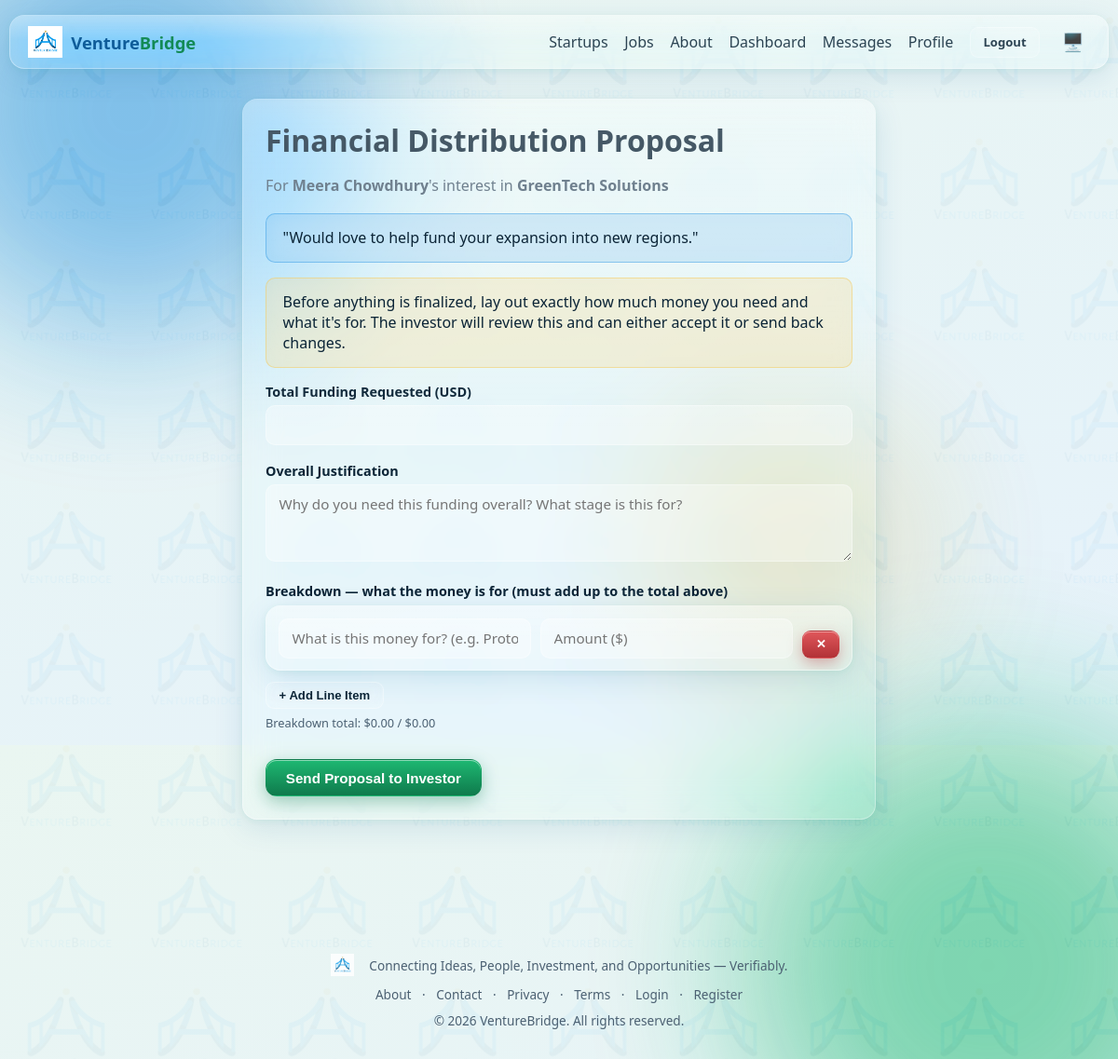
Screenshot of /investment/3/propose (signed in) with the database file from the repository.
### models.py (models this page shows, shortened)
class User(UserMixin, db.Model):
    id = db.Column(db.Integer, primary_key=True)
    full_name = db.Column(db.String(120), nullable=False)
    email = db.Column(db.String(150), unique=True, nullable=False, index=True)
    password_hash = db.Column(db.String(255), nullable=False)
    role = db.Column(db.String(20), nullable=False, index=True)
    is_active_account = db.Column(db.Boolean, default=True, nullable=False)
    created_at = db.Column(db.DateTime, default=datetime.utcnow)
    profile = db.relationship("Profile", backref="user", uselist=False, cascade="all,delete")
    startups = db.relationship("Startup", backref="founder", lazy="dynamic", foreign_keys="Startup.founder_id")
    @property
    def is_active(self):
        return self.is_active_account

class Startup(db.Model):
    id = db.Column(db.Integer, primary_key=True)
    founder_id = db.Column(db.Integer, db.ForeignKey("user.id"), nullable=False)
    name = db.Column(db.String(150), nullable=False, index=True)
    logo = db.Column(db.String(255))
    description = db.Column(db.Text)
    industry = db.Column(db.String(120), index=True)
    stage = db.Column(db.String(30))
    location = db.Column(db.String(120), index=True)
    website = db.Column(db.String(255))
    founded_year = db.Column(db.Integer)
    business_model = db.Column(db.String(255))
    team_size = db.Column(db.Integer)
    is_active = db.Column(db.Boolean, default=True)
    document_status = db.Column(db.String(20), default="pending")
    created_at = db.Column(db.DateTime, default=datetime.utcnow)
    documents = db.relationship("StartupDocument", backref="startup", cascade="all,delete", lazy="dynamic")
    jobs = db.relationship("Job", backref="startup", cascade="all,delete", lazy="dynamic")
    investment_requests = db.relationship("InvestmentRequest", backref="startup", cascade="all,delete", lazy="dynamic")

class InvestmentRequest(db.Model):
    id = db.Column(db.Integer, primary_key=True)
    investor_id = db.Column(db.Integer, db.ForeignKey("user.id"), nullable=False)
    startup_id = db.Column(db.Integer, db.ForeignKey("startup.id"), nullable=False)
    message = db.Column(db.Text, nullable=False)
    status = db.Column(db.String(30), default="pending")
    created_at = db.Column(db.DateTime, default=datetime.utcnow)
    decided_at = db.Column(db.DateTime)
    investor = db.relationship("User", foreign_keys=[investor_id])
    agreement = db.relationship("Agreement", backref="request", uselist=False, cascade="all,delete")
    proposals = db.relationship("FundingProposal", backref="request", cascade="all,delete", lazy="dynamic")

### blueprints/investment.py (the view, shortened to what this page needs)
@bp.route("/<int:req_id>/propose", methods=["GET", "POST"])
@login_required
@roles_required("founder")
def submit_proposal(req_id):
    req = InvestmentRequest.query.get_or_404(req_id)
    if req.startup.founder_id != current_user.id:
        abort(403)
    if req.status not in ("pending", "awaiting_founder_review"):
        flash("This request isn't awaiting a proposal from you right now.", "warning")
        return redirect(url_for("investment.founder_requests"))
    form = FinancialProposalForm()
    return render_template("investment/submit_proposal.html", req=req, form=form)

### forms.py
class FinancialProposalForm(FlaskForm):
    total_amount = FloatField("Total Funding Requested (USD)", validators=[DataRequired(), NumberRange(min=1)])
    notes = TextAreaField("Overall Justification", validators=[DataRequired(), Length(max=3000)],
                           description="Explain the general context for this funding ask.")
    items_json = HiddenField()  # JSON-encoded list of {reason, amount} built client-side

### templates/investment/submit_proposal.html (shortened to what this page needs)
{% extends "base.html" %}
{% block content %}
<div class="glass card-pad animate-in" style="max-width:680px;margin:0 auto;">
  <h1>Financial Distribution Proposal</h1>
  <p class="text-muted">For <strong>{{ req.investor.full_name }}</strong>'s interest in <strong>{{ req.startup.name }}</strong></p>
  <div class="alert alert-info">"{{ req.message }}"</div>
  <div class="alert alert-warning">
    Before anything is finalized, lay out exactly how much money you need and what it's for.
    The investor will review this and can either accept it or send back changes.
  </div>
  <form method="POST" id="proposalForm" novalidate>
    <div class="form-group">{{ form.total_amount.label }} {{ form.total_amount(id="totalAmount", step="0.01") }}</div>
    <div class="form-group">{{ form.notes.label }} {{ form.notes(rows=3, placeholder="Why do you need this funding overall? What stage is this for?") }}</div>
    <label>Breakdown — what the money is for (must add up to the total above)</label>
    <div id="itemRows"></div>
    <button type="button" class="btn btn-outline btn-sm" onclick="addItemRow()">+ Add Line Item</button>
    <p class="form-hint">Breakdown total: $<span id="itemTotal">0.00</span> / $<span id="targetTotal">0.00</span></p>
    <button class="btn btn-green" style="margin-top:1rem;" type="submit">Send Proposal to Investor</button>
  </form>
</div>
{% endblock %}

### static/css/style.css (style rules this page uses)
:root { --radius: 16px; --radius-sm: 10px; --font: "Segoe UI", system-ui, -apple-system, "Helvetica Neue", Arial, sans-serif; --blue-900:#0a2f4d; --blue-700:#0f5c99; --blue-500:#1f8fe0; --blue-300:#7cc4f5; --green-700:#0f7a4c; --green-500:#1eb872; --green-300:#8fe3b8; --gold:#c9a227; --bg-grad-1: var(--blue-500); --bg-grad-2: var(--green-500); --bg-grad-3: var(--gold); --glass-bg: rgba(255,255,255,0.14); --glass-border: rgba(255,255,255,0.35); --glass-shine: rgba(255,255,255,0.55); --text-main:#0b2436; --text-muted:#4b6072; --page-bg-1:#eaf6f1; --page-bg-2:#e5f2fb; }
* { box-sizing:border-box; }
html,body { height:100%; }
body { margin:0; font-family:var(--font); color:var(--text-main); background: linear-gradient(160deg, var(--page-bg-1), var(--page-bg-2)); min-height:100vh; position:relative; overflow-x:hidden; transition: background .3s ease, color .3s ease; }
.glass { position:relative; background: var(--glass-bg); backdrop-filter: blur(18px) saturate(140%); -webkit-backdrop-filter: blur(18px) saturate(140%); border: 1px solid var(--glass-border); border-radius: var(--radius); box-shadow: 0 8px 32px rgba(15,92,153,0.12), 0 2px 8px rgba(30,184,114,0.08); overflow:hidden; }
.glass::before { content:""; position:absolute; top:0; left:0; right:0; height:46%; background: linear-gradient(180deg, var(--glass-shine), transparent); opacity:.5; pointer-events:none; }
.card-pad { padding:1.5rem; }
.animate-in { animation: fadeSlideIn .5s ease both; }
h1,h2,h3,h4 { margin:0 0 .5rem; line-height:1.25; }
p { line-height:1.6; }
.text-muted { color:var(--text-muted); }
.btn { display:inline-flex; align-items:center; justify-content:center; gap:.4rem; padding:.65rem 1.3rem; border-radius:12px; font-weight:600; font-size:.95rem; border:1px solid transparent; cursor:pointer; transition: all .18s ease; text-decoration:none; position:relative; }
.btn-green { color:#fff; background:linear-gradient(180deg, var(--green-500), var(--green-700)); box-shadow: inset 0 1px 0 rgba(255,255,255,.5), 0 6px 18px rgba(15,122,76,.35); }
.btn-outline { background: rgba(255,255,255,.08); color:var(--text-main); border:1px solid var(--glass-border); backdrop-filter: blur(8px); }
.btn-sm { padding:.4rem .85rem; font-size:.82rem; border-radius:9px; }
label { display:block; font-weight:600; margin-bottom:.35rem; font-size:.9rem; }
input[type=text],input[type=email],input[type=password],input[type=number], input[type=date],input[type=url],select,textarea { width:100%; padding:.65rem .85rem; border-radius: var(--radius-sm); border:1px solid var(--glass-border); background: rgba(255,255,255,.35); color:var(--text-main); font-family:var(--font); font-size:.95rem; transition: border-color .2s, box-shadow .2s; }
.form-group { margin-bottom:1.1rem; }
.form-hint { font-size:.8rem; color:var(--text-muted); margin-top:.3rem; }
.alert { padding:.9rem 1.1rem; border-radius:var(--radius-sm); margin-bottom:1rem; border:1px solid var(--glass-border); backdrop-filter: blur(10px); }
.alert-warning { background:rgba(243,201,92,.2); border-color:rgba(243,201,92,.5); }
.alert-info { background:rgba(31,143,224,.16); border-color:rgba(31,143,224,.4); }

### rows the page displays
User: investor.full_name "Meera Chowdhury"
Startup: startup.name "GreenTech Solutions"
InvestmentRequest: message "Would love to help fund your expansion into new regions."
